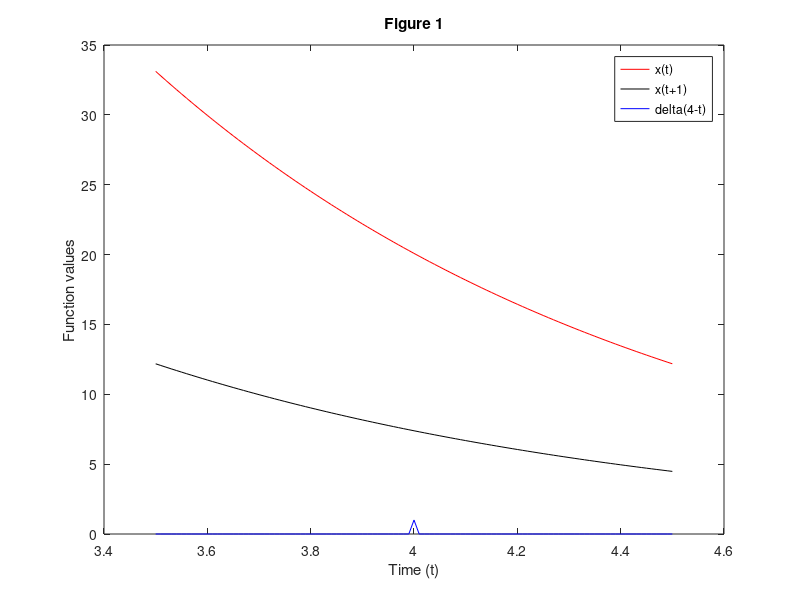
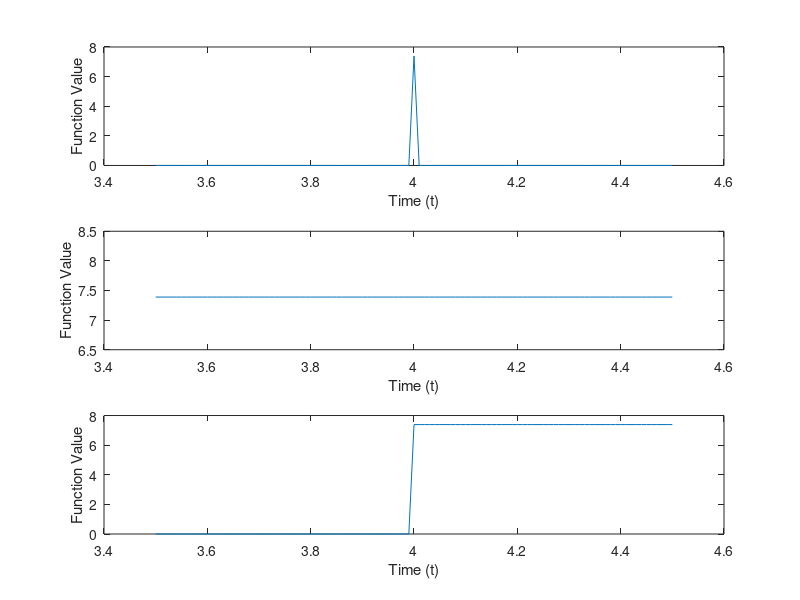
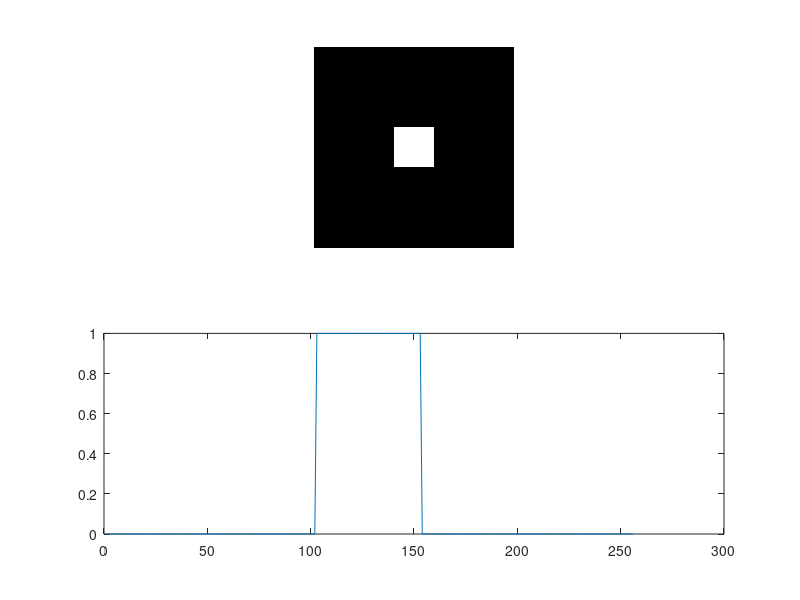

Source code (MATLAB) for these figures, in order:
%% BME 790.01 Engineering Programming and Signal Processing Fall 2013 Worksheet 3 :Kanishk Asthana ka112@duke.edu 

%% Task 1: 

%Clearing any previous figures and variables
clf;
clear;
%Specifying Time step dt
dt=0.01;
%Creating time array t
t=3.5:dt:4.5;
%Defining x(t)
x=1./exp(t-7);
%Plotting x(t) vs time
plot(t,x,'r');

%% Task 2:

%Defining x(t+1)
xtplus1=1./exp(t-6);
%hold on command will ensure that the proceeding plot is on the same figure
%as x(t)
hold on;
%Plotting x(t+1) vs time
plot(t,xtplus1,'k');

%% Task 3:

%Initializing delta(4-t) function
delta4minust=zeros(1,length(t));
%As per definition specifing value of this delta function at t=4 as 1
delta4minust(t==4)=1;
%Since hold is on the following plot will display this delta function along
%with the previous two plots
plot(t,delta4minust,'b');
%Annotating first figure
legend('x(t)','x(t+1)','delta(4-t)');
ylabel('Function values');
xlabel('Time (t)');
title('Figure 1');

%% Task 4:

%Creating the function x(t+1)*delta(4-t)
task4function=xtplus1.*delta4minust;
%Creating new figure window for proceeding plots
figure;
%Dividing figure into three subplots
subplot(3,1,1);
%First subplot function x(t+1)*delta(4-t) vs t
plot(t,task4function);
%Annotating plot
xlabel('Time (t)');
ylabel('Function Value');

%% Task 5:

%Since the delta function in discrete space is defined to have a value of 1 at
%delta(0), the area under the integration curve can only be corrected for
%when this height is changed to 1/dt. Therefore when the area at delta(0)
%is calculated it will be 1/dt*(dt); which is 1; if we would have corrected
%this height the area under the integration curve for this delta function
%would have been dt.

%Recalculating delta(4-t) and x(t+1)*delta(4-t) with corrected height.
delta4minust(find(t==4))=1/dt;
task4function=xtplus1.*delta4minust;

%The integral from -infinity to +infinity for x(t+1)*delta(4-t) should
%therefore be the Summation of x(t+1)*delta(4-t)*dt
%for all t.
%We can find this sum by first creating an array of all the elements
%x(t+1)*delta(4-t)*dt
%Let this matrix be called integralmatrix
integralmatrix=task4function.*dt;
%Therefore sum of all the elements of this matrix should give the value of
%the desired integral
integral=sum(task4function.*dt);

%This integral is only a single number. To visualize this number on a plot
%we can create an array of ones the same length as the time array and
%multiply it elmentwise with the integral above.

newintegral=ones(1,length(t)).*integral;
%Plotting integral value in second subplot.
subplot(3,1,2);
plot(t,newintegral);
%Annotating plot
xlabel('Time (t)');
ylabel('Function Value');

%% Task 6:

%Let us call the required function integralfunction.
%Creating zeros array the same size as the time array.
integralfunction=zeros(1,length(t));
%To plot this function we need to evaluate the integralfunction for every t
%in the time array. This can be done using a for loop.
%Since the integralmatrix defined above contains the elements of sumation
%for the whole time domain; summation of this matrix upto the corresponding
%time index should give the value of the integralfunction for a specific
%time point.

for var=1:length(t)
    integralfunction(var)=sum(integralmatrix(t<=t(var)));
end
%Plotting integral value in third subplot.
subplot(3,1,3);
plot(t,integralfunction);
%Annotating plot
xlabel('Time (t)');
ylabel('Function Value');

%% Task 7:

%As explained in task 5. To get an accurate result the height of the delta
%functions has to be corrected for such that the area calculated is 1
%rather than dt. It is only after this correction that we get the desired
%result

%% Task 8:

%Creating new figure
figure;
%Creating a 256x256 matrix of zeros
imagematrix=zeros(256);

%Now the central 51x51 part of the matrix is to be changed to ones
%This can be done by using tow indexing arrays, both of which go from 128-25 to
%128+25 (which is the central 51 elements).

%Nested for loops can be used to access each one of the required elements.
for xindex=(length(imagematrix)/2-25):(length(imagematrix)/2+25)
  for yindex=(length(imagematrix)/2-25):(length(imagematrix)/2+25)
     imagematrix(xindex,yindex)=1; 
  end
end

%Spliting the figure into two row subplots
subplot(2,1,1);
%imshow should automatically take care of scaling, while keeping pixel
%sizes equivalent.
imshow(imagematrix)

%% Task 9:

%Creating second subplot for third figure window
subplot(2,1,2);
%Plotting central line of image matrix created above.
plot(imagematrix(length(imagematrix)/2,:));
